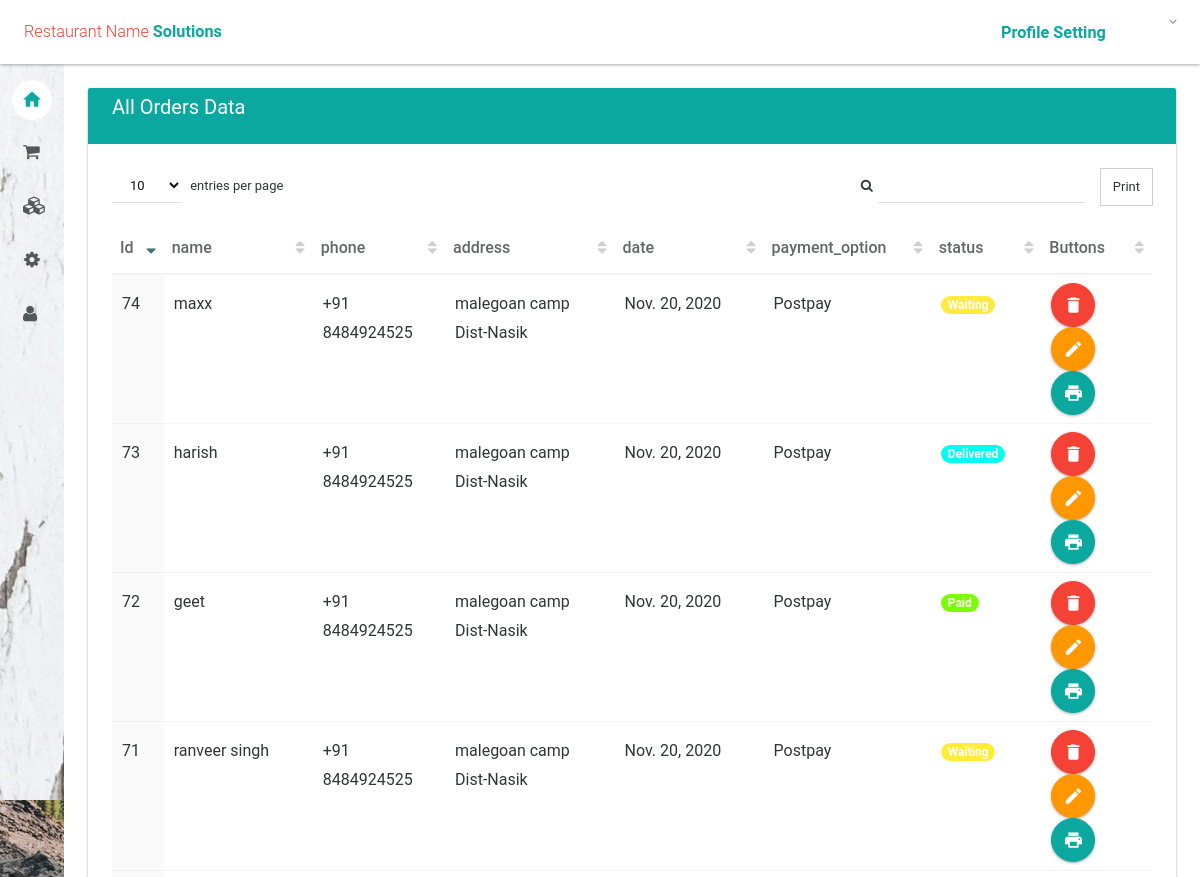
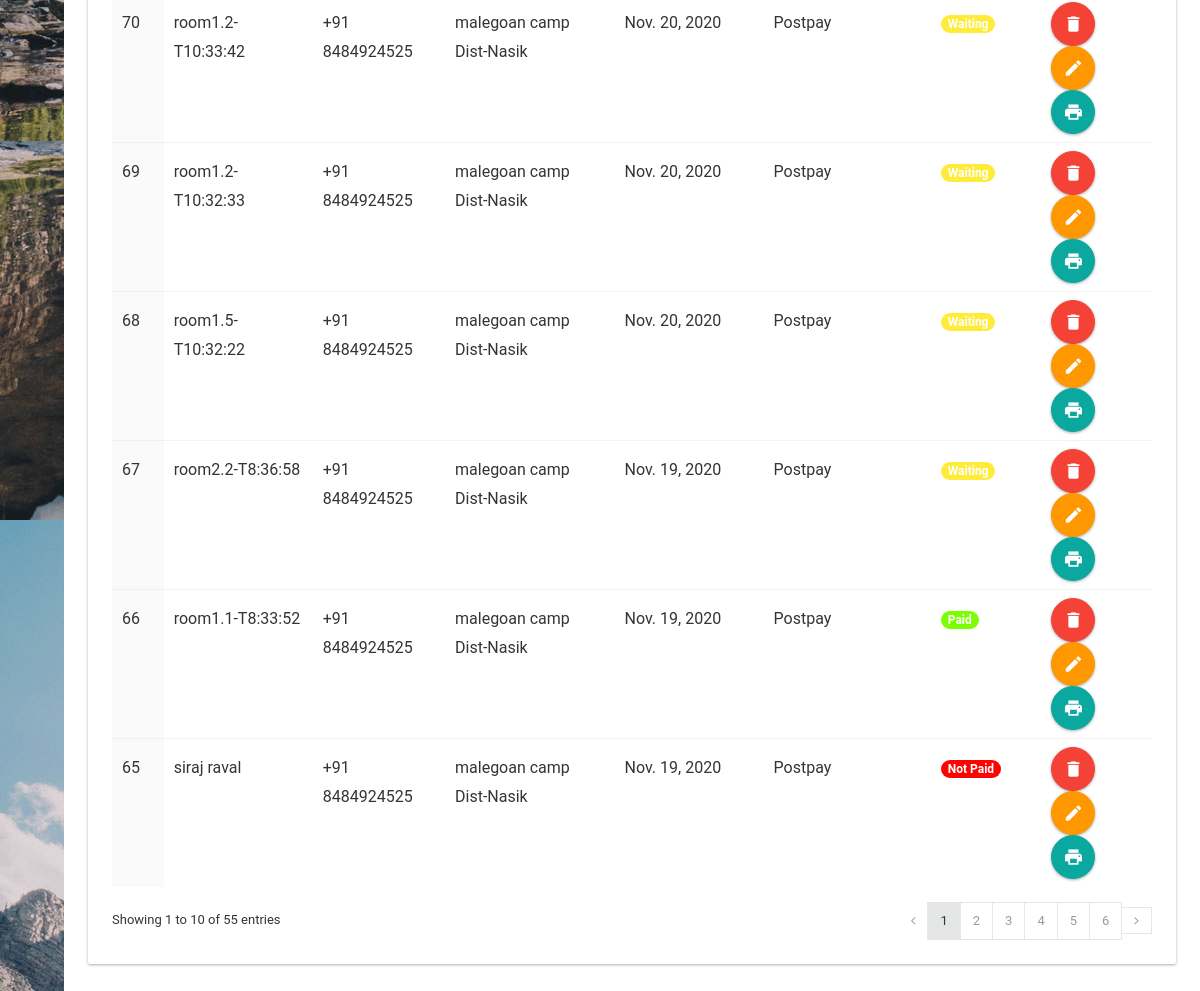
The page /CustomerAndDish/all_order/ (signed in) on the database as committed earlier (2 pictures, top to bottom).
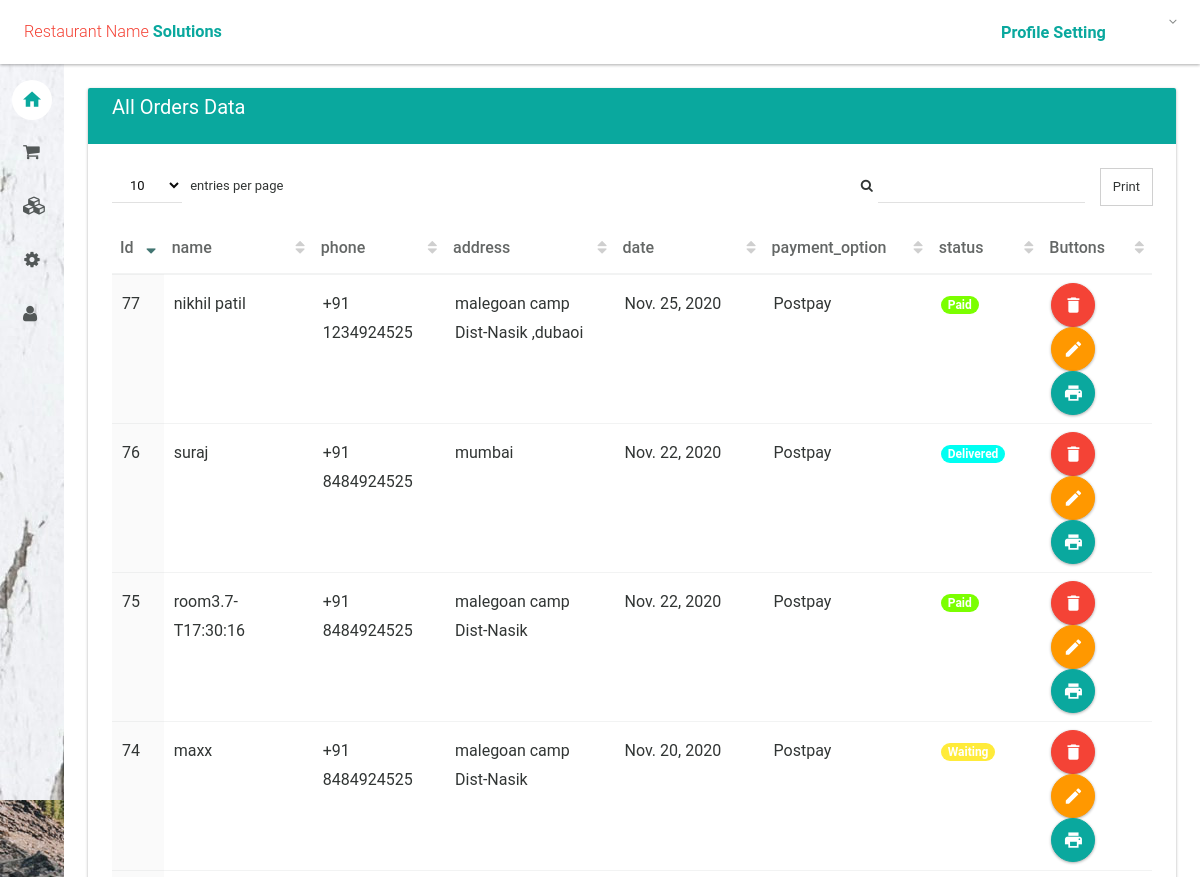
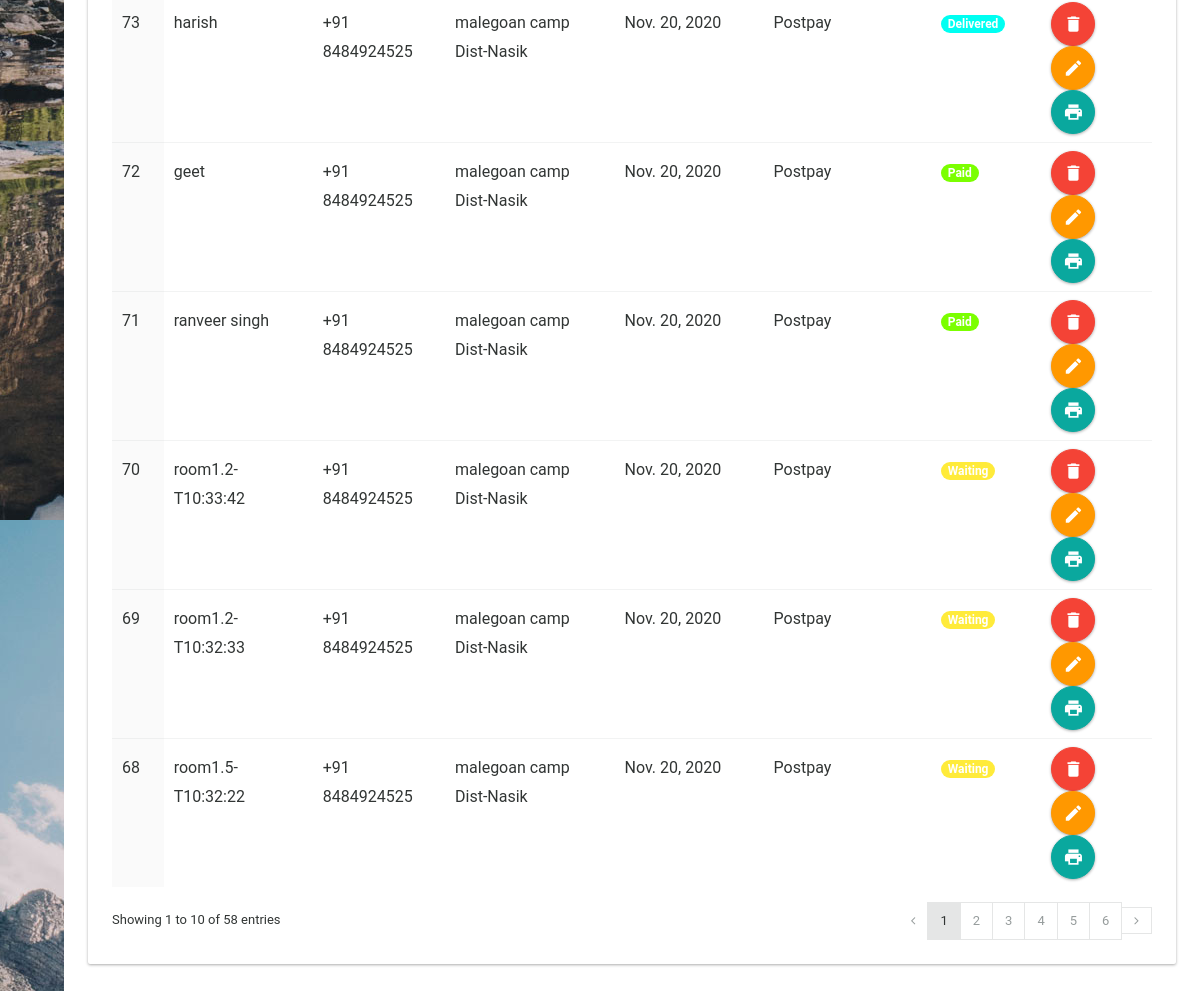
The same page on the database as committed later (2 pictures, top to bottom).
### CustomerAndDish/models.py (models this page shows, shortened)
class Customer(models.Model):
    cust_id = models.AutoField(primary_key=True)
    table = models.CharField(max_length=255, blank=True, verbose_name='Table No.', null=True)
    name = models.CharField(max_length=200)
    phone = models.CharField(max_length=20,blank=True)
    address = models.TextField(blank=True)
    date = models.DateField(blank=True)
    time_in = models.TimeField(blank=True)
    payment_option = models.CharField(max_length=50) # Post pay / Pre Pay
    order_type = models.CharField(max_length=50)  #Dine In / Take Away
    order_status = models.CharField(max_length=50)
    order_total = models.IntegerField(blank=True) #Total bill
    no_of_people = models.IntegerField(blank=True)

### CustomerAndDish/views.py (the view)
# urls.py: path('all_order/', views.All_Order,name="allOrder"),
@login_required
def All_Order(request):
    orders = Customer.objects.all()
    return render(request,'CustomerAndDish/index_orders.html',{'orders': orders})

### CustomerAndDish/templates/CustomerAndDish/index_orders.html (shortened to what the changed rows need)
{% extends 'layout.html' %}
{% block body %}
                <section>
                    <div class="section-body">
                        <div class="row">
                            <div class="col-lg-12">
                                <div class="card">
                                    <div class="card-body">
                                        <div class="table-responsive">
                                            <table id="datatable2" class="table order-column hover">
                                                <thead>
                                                    <tr>
                                                        <th width="5%">Id</th>
                                                        <th width="100px">name</th>
                                                        <th width="10%">phone</th>
                                                        <th width="50px">address</th>
                                                        <th width="100px">date</th>
                                                        <th width="70px">payment_option</th>
                                                        <th width="70px">status</th>
                                                        <th width="70px">Buttons</th>
                                                    </tr>
                                                </thead>
                                                <tbody>
                                                    {% for order in orders %}
                                                        <tr class="gradeX">
                                                            <td>{{ order.cust_id }}</td>
                                                            <td>{{ order.name }}</td>
                                                            <td>{{ order.phone }}</td>
                                                            <td>{{ order.address }}</td>
                                                            <td>{{ order.date }}</td>
                                                            <td>{{ order.payment_option }}</td>
                                                            {% if order.order_status == 'Waiting' %}
                                                                <td><span class="badge" style="background: #ffeb3a">{{ order.order_status }}</span></td>
                                                            {% elif order.order_status == 'Delivered' %}
                                                                <td><span class="badge" style="background: #00fff2"> {{ order.order_status }}</span></td>
                                                            {% elif order.order_status == 'Paid' %}
                                                                <td><span class="badge" style="background: #7bff00"> {{ order.order_status }}</span></td>
                                                            {% elif order.order_status == 'Not Paid' %}
                                                                <td><span class="badge" style="background: #ff0202"> {{ order.order_status }}</span></td>
                                                            {% endif %}
                                                            <td>
                                                                <a href="{% url 'deleteOrder' order.cust_id %}" class="btn ink-reaction btn-floating-action btn-danger" onclick="return confirm('Are you sure you want to delete this?')"><i class="md md-delete"></i> </a>
                                                                <a href="{% url 'editOrder' order.cust_id %}" class="btn ink-reaction btn-floating-action btn-warning"><i class="md md-edit"></i> </a>
                                                                <a href="{% url 'printOrder' order.cust_id %}" class="btn ink-reaction btn-floating-action btn-primary"><i class="md md-print"></i> </a>
                                                            </td>
                                                        </tr>
                                                    {% endfor %}
                                                </tbody>
                                            </table>
                                        </div>
                                    </div>
                                </div>
                            </div>
                        </div>
                    </div>
                </section>
{% endblock %}

Rows that differ between the two databases and show on the page:
no longer on this page (row unchanged): Customer: cust_id "65", name "siraj raval", phone "+91 8484924525", address "malegoan camp Dist-Nasik", date "Nov. 19, 2020", payment_option "Postpay", order_status "Not Paid"
no longer on this page (row unchanged): Customer: cust_id "66", name "room1.1-T8:33:52", phone "+91 8484924525", address "malegoan camp Dist-Nasik", date "Nov. 19, 2020", payment_option "Postpay", order_status "Paid"
no longer on this page (row unchanged): Customer: cust_id "67", name "room2.2-T8:36:58", phone "+91 8484924525", address "malegoan camp Dist-Nasik", date "Nov. 19, 2020", payment_option "Postpay", order_status "Waiting"
changed Customer "ranveer singh": order_status "Waiting" → "Paid"
added Customer: cust_id "75", name "room3.7-T17:30:16", phone "+91 8484924525", address "malegoan camp Dist-Nasik", date "Nov. 22, 2020", payment_option "Postpay", order_status "Paid"
added Customer: cust_id "76", name "suraj", phone "+91 8484924525", address "mumbai", date "Nov. 22, 2020", payment_option "Postpay", order_status "Delivered"
added Customer: cust_id "77", name "nikhil patil", phone "+91 1234924525", address "malegoan camp Dist-Nasik ,dubaoi", date "Nov. 25, 2020", payment_option "Postpay", order_status "Paid"
Other text that changed with them:
text written by a page script: "Print entries per page Showing 1 to 10 of 55 entries 1 2 3 4 5 6" → "Print entries per page Showing 1 to 10 of 58 entries 1 2 3 4 5 6"
